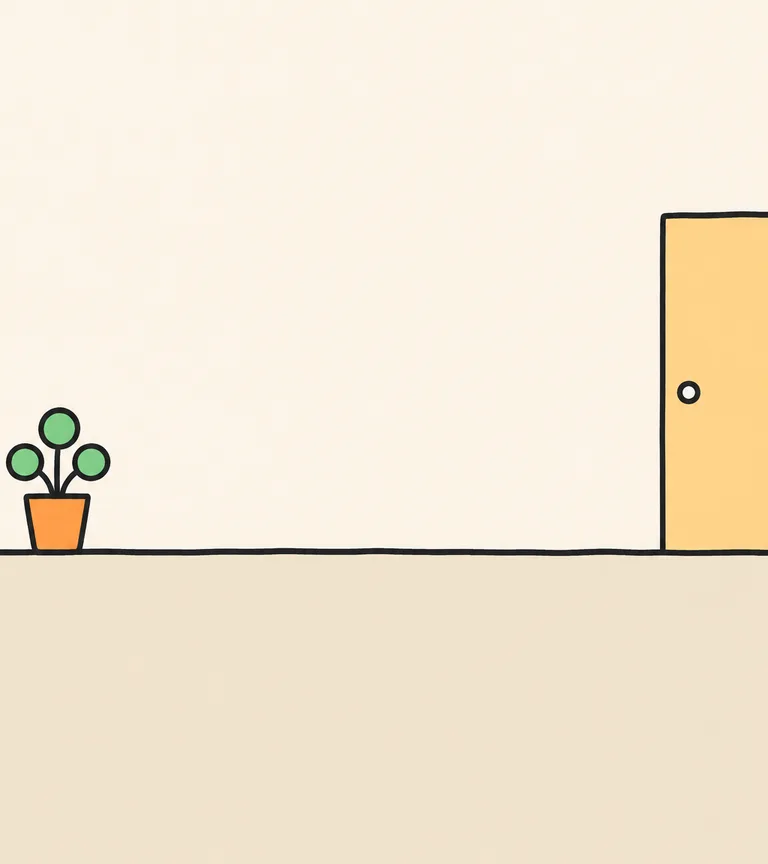
#> input picture img/bg.webp, 768 x 864 px
$ python -i key.py   (imports and definitions only)
#> lines starting #> are read from the running program, lines starting #| are printed output that depends on the picture
# 緑/マゼンタ背景を抜いて img/*.webp(透過) にする。~/tools/pyimg/bin/python art/key.py [名前...]
# 体(b_*)は余白を切って高さ 480px、反転して出た絵(暗い背景＋緑の線)は線と背景を入れ替える
import numpy as np, os, sys, json
from PIL import Image, ImageFilter
D = os.path.dirname(os.path.abspath(__file__)); OUT = D + '/../img/'
INK = np.array([43, 43, 43], np.float32)

def key(src, mag=False):
#> called with src = '../img/bg.webp', mag = False
    a = np.asarray(Image.open(src).convert('RGB')).astype(np.float32)
    r, g, b = a[..., 0], a[..., 1], a[..., 2]
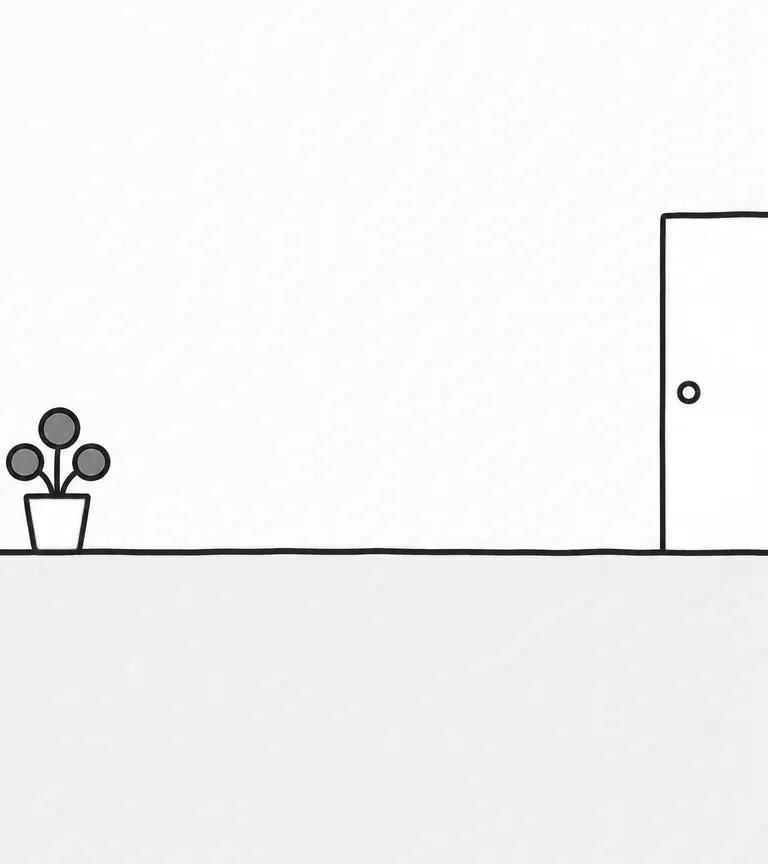
#> r: shape (864, 768) float32; min 0, max 255, mean 243.5
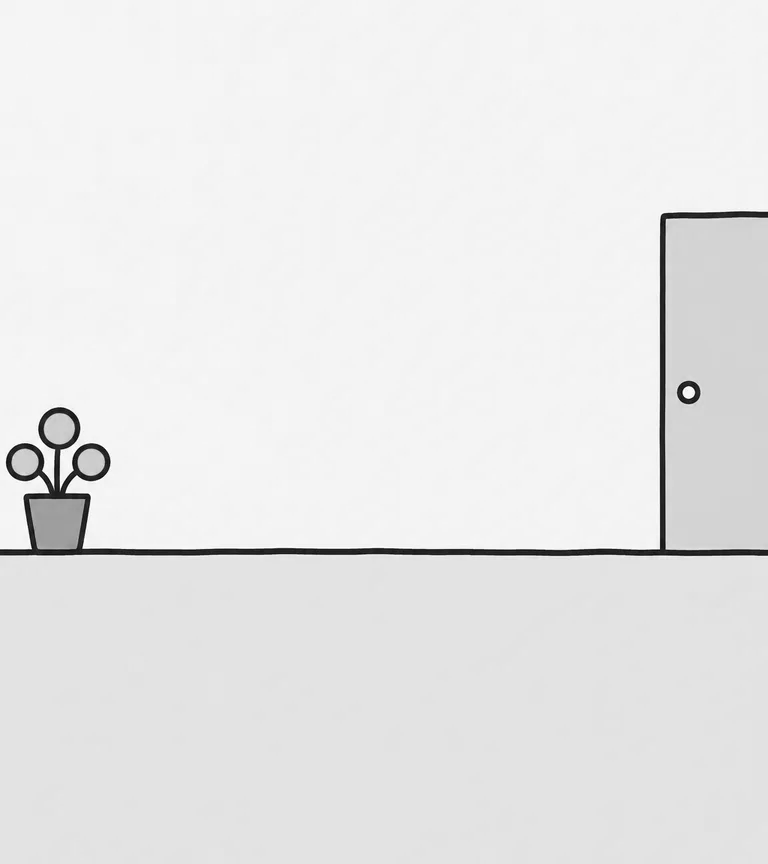
#> g: shape (864, 768) float32; min 3, max 255, mean 232.4
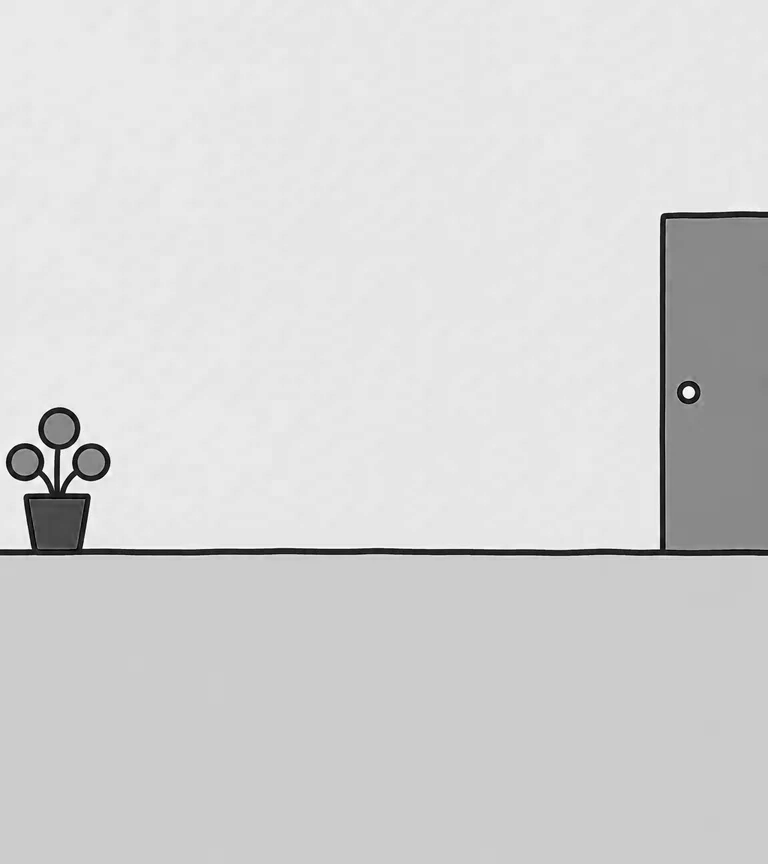
#> b: shape (864, 768) float32; min 0, max 255, mean 212.9
    # 反転判定: 四隅が暗い
    corners = np.concatenate([a[:8, :8].reshape(-1, 3), a[-8:, -8:].reshape(-1, 3)])
#> corners = 128 rows, first 8: [251, 244, 232], [251, 244, 232], [251, 244, 232], [251, 244, 232], [251, 244, 232], [251, 244, 232], [251, 244, 232], [251, 244, 232]
    if corners.mean() < 80:
        dark = (np.abs(a - corners.mean(0)).sum(-1) < 40)
        greenish = (g - np.maximum(r, b)) > 60
        al = np.where(dark, 0.0, 1.0)
        a = np.where(greenish[..., None], INK, a)
        # 緑の縁のにじみ
        gg = (g - np.maximum(r, b)); edge = (gg > 15) & ~greenish
        a = np.where(edge[..., None], INK, a)
        out = np.dstack([a, al[..., None] * 255]).clip(0, 255).astype(np.uint8)
        im = Image.fromarray(out, 'RGBA')
    else:
        k = (np.minimum(r, b) - g) if mag else (g - np.maximum(r, b))
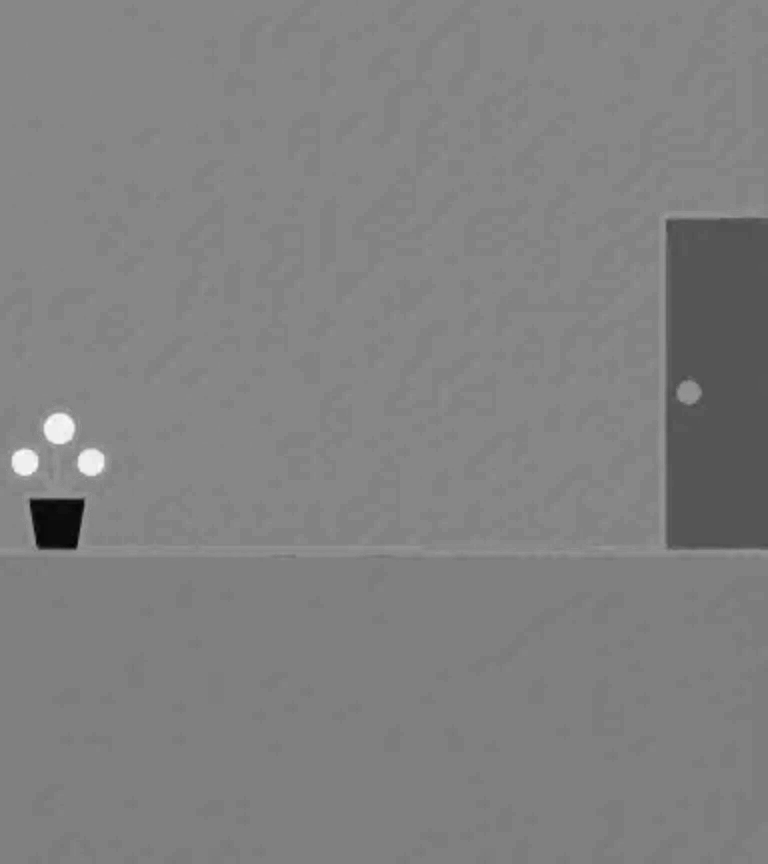
#> k: shape (864, 768) float32; min -105, max 80, mean -11.1; drawn with min black and max white
        al = 1 - np.clip((k - 18) / (70 - 18), 0, 1)
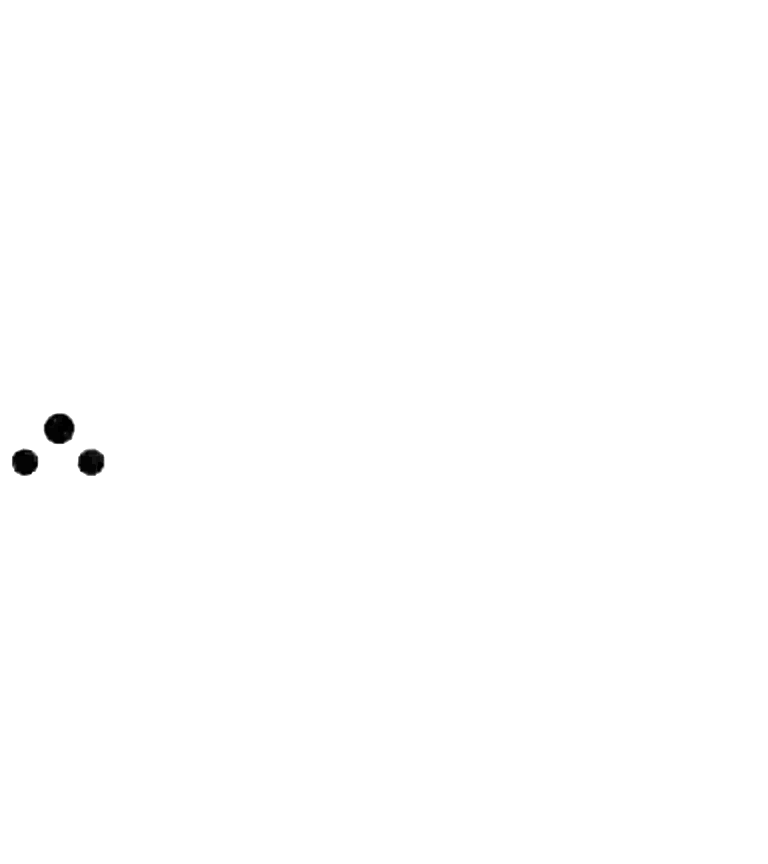
#> al: shape (864, 768) float32; min 0, max 1, mean 0.997
        if mag:
            lim = g + 8; r = np.where(k > 0, np.minimum(r, np.maximum(lim, r * al)), r); b = np.where(k > 0, np.minimum(b, np.maximum(lim, b * al)), b)
        else:
            lim = np.maximum(r, b); g = np.where(g > lim, lim, g)
        out = np.dstack([r, g, b, al * 255]).clip(0, 255).astype(np.uint8)
        im = Image.fromarray(out, 'RGBA')
    A = im.split()[3].filter(ImageFilter.MinFilter(3)).filter(ImageFilter.GaussianBlur(0.7)); im.putalpha(A)
    return im

def trim(im, h):
    bb = im.split()[3].point(lambda v: 255 if v > 20 else 0).getbbox(); im = im.crop(bb)
    w = round(im.width * h / im.height); return im.resize((w, h), Image.LANCZOS)

ONLY = sys.argv[1:]
# [5 lines not run here, left out]
f = D + '/raw/hats.png'
# [4 lines not run here, left out]
f = D + '/raw/bg.png'
# [2 lines not run here, left out]

>>> result = key('../img/bg.webp')
